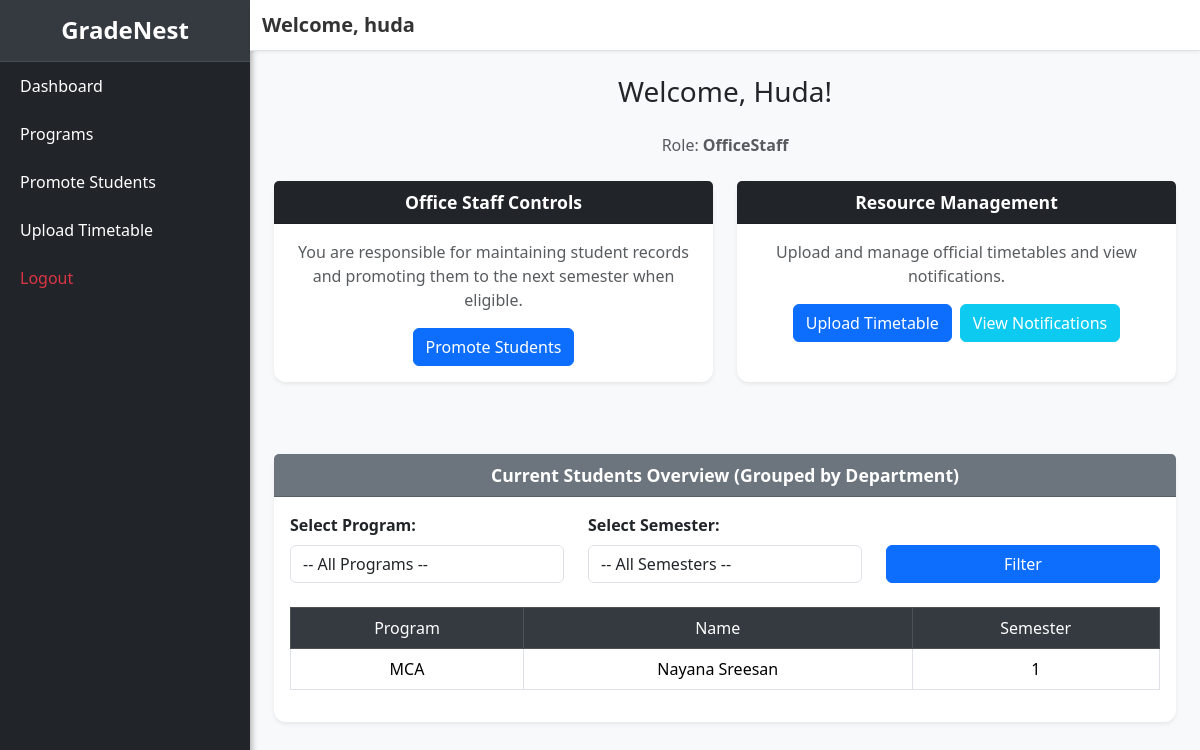
Page /accounts/dashboard/ (signed in) on the committed database.
### accounts/models.py (models this page shows, shortened)
class UserProfile(models.Model):
    ROLE_CHOICES = [
        ('Admin', 'Admin'),
        ('Teacher', 'Teacher'),
        ('OfficeStaff', 'Office Staff'),
        ('Student', 'Student'),
    ]
    user = models.OneToOneField(User, on_delete=models.CASCADE)
    role = models.CharField(max_length=20, choices=ROLE_CHOICES, default='Student')
    program = models.ForeignKey('program_management.Program', on_delete=models.SET_NULL, null=True, blank=True)
    phone_number = models.CharField(max_length=15, null=True, blank=True)
    photo = models.ImageField(upload_to='photos/', null=True, blank=True)
    identification_document = models.FileField(upload_to='documents/', null=True, blank=True)
    is_hod = models.BooleanField(default=False)
    current_semester = models.PositiveIntegerField(default=1)

### user_management/models.py (models this page shows, shortened)
class Student(models.Model):
    user = models.OneToOneField(User, on_delete=models.CASCADE)
    program = models.ForeignKey(Program, on_delete=models.SET_NULL, null=True, blank=True)
    semester = models.PositiveIntegerField(default=1)
    admission_number = models.CharField(max_length=20, unique=True)
    roll_number = models.CharField(max_length=20, blank=True, null=True)
    admission_year = models.PositiveIntegerField(null=True, blank=True)
    dob = models.DateField(null=True, blank=True)
    blood_group = models.CharField(max_length=5, blank=True, null=True)
    phone = models.CharField(max_length=15, blank=True, null=True)
    address = models.TextField(blank=True, null=True)
    pin_code = models.CharField(max_length=10, blank=True, null=True)
    father_name = models.CharField(max_length=100, blank=True, null=True)
    mother_name = models.CharField(max_length=100, blank=True, null=True)
    guardian_name = models.CharField(max_length=100, blank=True, null=True)
    guardian_number = models.CharField(max_length=15, blank=True, null=True)
    guardian_email = models.EmailField(blank=True, null=True)
    tenth_percentage = models.DecimalField(max_digits=5, decimal_places=2, null=True, blank=True)
    twelfth_percentage = models.DecimalField(max_digits=5, decimal_places=2, null=True, blank=True)
    bachelor_percentage = models.DecimalField(max_digits=5, decimal_places=2, null=True, blank=True)
    photo = models.ImageField(upload_to='students/photos/', blank=True, null=True)
    identification_document = models.FileField(upload_to='students/id_docs/', blank=True, null=True)

### program_management/models.py (models this page shows, shortened)
class Program(models.Model):
    name = models.CharField(max_length=100)
    department = models.ForeignKey(Department, on_delete=models.SET_NULL, null=True, blank=True)
    num_years = models.PositiveIntegerField(default=0)
    num_semesters = models.PositiveIntegerField(default=0)
    description = models.TextField(blank=True, null=True)

### accounts/views.py (the view, shortened to what this page needs)
# urls.py: path('dashboard/', views.dashboard, name='dashboard'),
@login_required
def dashboard(request):
    user_profile = getattr(request.user, "userprofile", None)
    role = user_profile.role if user_profile else "Unknown"
    context = {
        "user": request.user,
        "role": role,
    }
    if role == "OfficeStaff":
        from program_management.models import Program, Department
        from user_management.models import Student
        departments = Department.objects.all()
        programs = Program.objects.all()
        selected_program_id = request.GET.get("program")
        selected_semester = request.GET.get("semester")
        students = Student.objects.select_related("program__department")
        if selected_program_id:
            students = students.filter(program_id=selected_program_id)
        if selected_semester:
            students = students.filter(semester=selected_semester)
        context.update({
            "departments": departments,
            "programs": programs,
            "students": students,
            "selected_program_id": int(selected_program_id) if selected_program_id else None,
            "selected_semester": selected_semester,
        })
        return render(request, "accounts/office_dashboard.html", context)
    elif role == "Teacher":
        return render(request, "accounts/teacher_dashboard.html", context)
    elif role == "Admin":
        return render(request, "accounts/admin_dashboard.html", context)
    else:
        return render(request, "accounts/student_dashboard.html", context)

### accounts/templates/accounts/office_dashboard.html (shortened to what this page needs)
{% extends 'accounts/base.html' %}
{% load static %}
{% block content %}
<div class="container mt-4">
    <h3 class="mb-4 text-center">Welcome, {{ user.first_name|title }}!</h3>
    <p class="text-center text-muted mb-4">Role: <strong>{{ role }}</strong></p>
    <div class="row">
        <div class="col-md-6 mb-4">
            <div class="card shadow-sm border-0 h-100">
                <div class="card-header bg-dark text-white text-center fw-bold">
                    Office Staff Controls
                </div>
                <div class="card-body text-center">
                    <p class="text-muted">
                        You are responsible for maintaining student records and promoting them to the next semester when eligible.
                    </p>
                    <a href="{% url 'program_management:promote_students' %}" class="btn btn-primary">Promote Students</a>
                </div>
            </div>
        </div>
        <div class="col-md-6 mb-4">
            <div class="card shadow-sm border-0 h-100">
                <div class="card-header bg-dark text-white text-center fw-bold">
                    Resource Management
                </div>
                <div class="card-body text-center">
                    <p class="text-muted">
                        Upload and manage official timetables and view notifications.
                    </p>
                    <div class="d-flex justify-content-center gap-2">
                        <a href="{% url 'resource_management:upload_timetable' %}" class="btn btn-primary">Upload Timetable</a>
                        <a href="{% url 'resource_management:view_notifications' %}" class="btn btn-info text-white">View Notifications</a>
                    </div>
                </div>
            </div>
        </div>
    </div>
    <div class="card shadow-sm border-0 mt-5">
        <div class="card-header bg-secondary text-white text-center fw-bold">
            Current Students Overview (Grouped by Department)
        </div>
        <div class="card-body">
            <form method="get" class="mb-4">
                <div class="row">
                    <div class="col-md-4">
                        <label for="program" class="form-label fw-bold">Select Program:</label>
                        <select name="program" id="program" class="form-control">
                            <option value="">-- All Programs --</option>
                        </select>
                    </div>
                    <div class="col-md-4">
                        <label for="semester" class="form-label fw-bold">Select Semester:</label>
                        <select name="semester" id="semester" class="form-control">
                            <option value="">-- All Semesters --</option>
                        </select>
                    </div>
                    <div class="col-md-4 d-flex align-items-end">
                        <button type="submit" class="btn btn-primary w-100">Filter</button>
                    </div>
                </div>
            </form>
            <div class="table-responsive">
                <table class="table table-bordered align-middle text-center">
                    <thead class="table-dark">
                        <tr>
                            <th>Program</th>
                            <th>Name</th>
                            <th>Semester</th>
                        </tr>
                    </thead>
                    <tbody>
                        {% for student in students %}
                            <tr>
                                <td>{{ student.program.name }}</td>
                                <td>{{ student.user.first_name }} {{ student.user.last_name }}</td>
                                <td>{{ student.semester }}</td>
                            </tr>
                        {% empty %}
                            <tr>
                                <td colspan="3" class="text-muted text-center">No students found for the selected criteria.</td>
                            </tr>
                        {% endfor %}
                    </tbody>
                </table>
            </div>
        </div>
    </div>
</div>
{% endblock %}

### accounts/templates/accounts/base.html (shortened to what this page needs)
{% load static %}
<!DOCTYPE html>
<html lang="en">
<head>
    <link href="https://cdn.jsdelivr.net/npm/bootstrap@5.3.2/dist/css/bootstrap.min.css" rel="stylesheet">
    <link rel="stylesheet" href="{% static 'accounts/css/style.css' %}">
    <link rel="stylesheet" href="{% static 'accounts/css/dashboard.css' %}">
</head>
<body>
<div class="d-flex" id="wrapper">
    <div class="bg-dark border-right" id="sidebar-wrapper">
        <div class="sidebar-heading text-white text-center py-3">
            <h4>GradeNest</h4>
        </div>
        <div class="list-group list-group-flush">
            <a href="{% url 'dashboard' %}" class="list-group-item list-group-item-action bg-dark text-white">Dashboard</a>
            {% if user.userprofile.role == "OfficeStaff" %}
                <a href="{% url 'program_management:program_list' %}" class="list-group-item list-group-item-action bg-dark text-white">Programs</a>
                <a href="{% url 'program_management:promote_students' %}" class="list-group-item list-group-item-action bg-dark text-white">Promote Students</a>
                <a href="{% url 'resource_management:upload_timetable' %}" class="list-group-item list-group-item-action bg-dark text-white">Upload Timetable</a>
            {% endif %}
            <a href="{% url 'logout' %}" class="list-group-item list-group-item-action bg-dark text-danger">Logout</a>
        </div>
    </div>
    <div id="page-content-wrapper" class="w-100">
        <nav class="navbar navbar-expand-lg navbar-light bg-light border-bottom">
            <div class="container-fluid">
                <span class="navbar-brand mb-0 h5">Welcome, {{ user.username }}</span>
            </div>
        </nav>
        <div class="container-fluid mt-4">
            {% block content %}{% endblock %}
        </div>
    </div>
</div>
</body>
</html>

### accounts/static/accounts/css/style.css (style rules this page uses)
body { font-family: 'Segoe UI', Tahoma, Geneva, Verdana, sans-serif; background-color: #f8f9fa; overflow-x: hidden; }
#wrapper { display: flex; width: 100%; }
#sidebar-wrapper { width: 250px; min-height: 100vh; background-color: #212529; transition: all 0.3s ease; position: fixed; left: 0; top: 0; overflow-y: auto; box-shadow: 2px 0 6px rgba(0, 0, 0, 0.3); }
.sidebar-heading { background-color: #343a40; border-bottom: 1px solid rgba(255, 255, 255, 0.1); }
.sidebar-heading h4 { margin: 0; font-weight: 600; }
.list-group-item { border: none; padding: 12px 20px; transition: background-color 0.2s ease, color 0.2s ease; }
.list-group-item.bg-dark { background-color: transparent !important; }
#page-content-wrapper { margin-left: 250px; width: calc(100% - 250px); background-color: #f8f9fa; min-height: 100vh; transition: all 0.3s ease; }
.navbar { background-color: #ffffff !important; border-bottom: 1px solid #dee2e6; box-shadow: 0 2px 3px rgba(0, 0, 0, 0.05); }
.navbar .navbar-brand { font-weight: 600; color: #333; }
.card { border-radius: 12px; border: 1px solid #e0e0e0; box-shadow: 0 3px 6px rgba(0, 0, 0, 0.05); }
.card-header { font-weight: 600; font-size: 1.1rem; }
.btn { border-radius: 6px; }
.btn-primary { background-color: #0d6efd; border-color: #0d6efd; }
table { width: 100%; }
.table th { background-color: #343a40; color: #fff; font-weight: 500; }
.table td, .table th { vertical-align: middle; text-align: center; }

### rows in the picture
UserProfile: role "OfficeStaff"
Student: program.name "MCA", user.first_name "Nayana", user.last_name "Sreesan", semester "1"

### other values in the picture
{{ user.username }} "huda"
{{ user.first_name|title }} "Huda"
